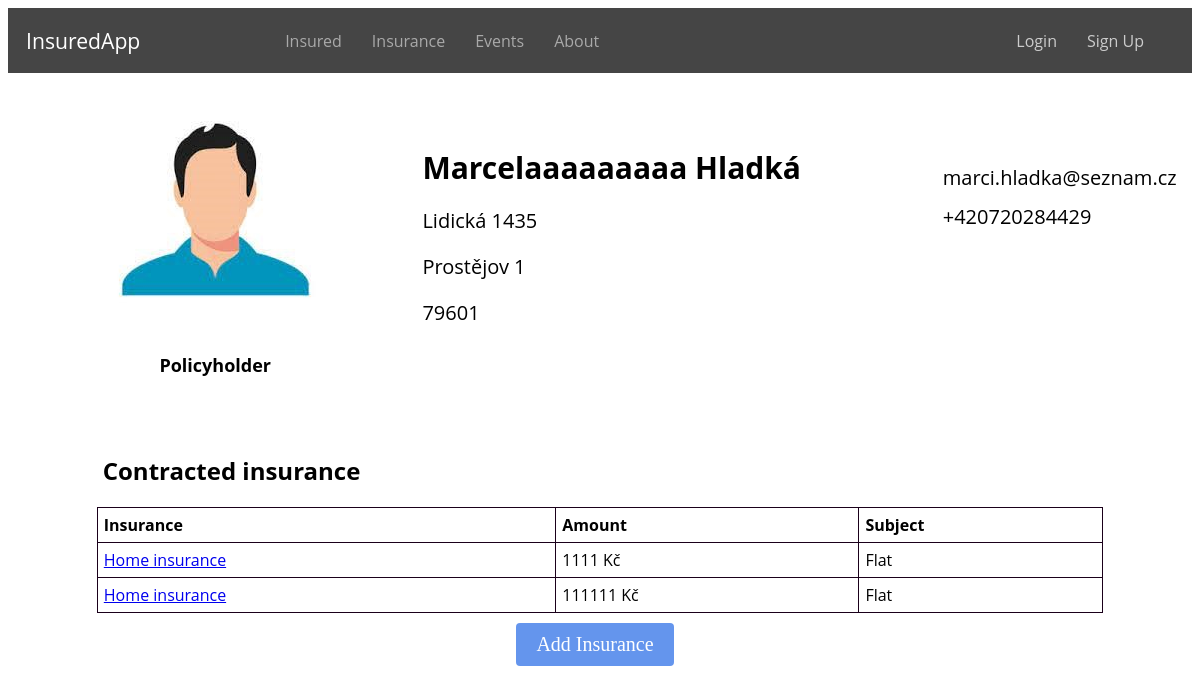
Page /insured/9/ on the committed database.
### evidence/models.py (models this page shows, shortened)
class Insured(models.Model):
    user = models.ForeignKey(User, on_delete=models.CASCADE, related_name='insured', null=True, blank=True)
    first_name = models.CharField(max_length=100)
    profile_photo = models.ImageField(upload_to='profile_photos', blank=True, null=True)
    last_name = models.CharField(max_length=100)
    email = models.EmailField()
    role = models.CharField(max_length=20, choices=RoleEnum.choices(), null=True)
    street = models.CharField(max_length=100)
    city = models.CharField(max_length=64)
    zipcode = models.CharField(max_length=16)
    phone = models.CharField(max_length=16)
    is_policyholder = models.BooleanField(default=False)
    class Meta:
        ordering = ['id']

class Insurance(models.Model):
    INSURANCE_TYPE = (
        ('home', 'Home insurance'),
        ('car', 'Car insurance'),
        ('property', 'Property insurance'),
    )
    insurance = models.ManyToManyField(Insured, related_name='insurance')
    type = models.CharField(max_length=32, choices=INSURANCE_TYPE)
    subject = models.CharField(max_length=32)
    amount = models.CharField(max_length=32)
    valid_from = models.DateField()
    valid_until = models.DateField()
    class Meta:
        ordering = ['id']

### evidence/views.py (the view)
# urls.py: path('insured/<int:insured_id>/', views.insured_detail, name='insured_detail'),
def insured_detail(request, insured_id):
    insured = get_object_or_404(Insured, pk=insured_id)
    return render(request, 'insured_detail.html', {'insured': insured, 'insured_id': insured_id})

### evidence/templates/insured_detail.html (shortened to what this page needs)
{% extends 'base.html' %}
{% load static %}
{% block content %}
    <div class="insured-info">
        <div class="thumbnail">
            {% if insured.profile_photo %}
                <img src="{{ insured.profile_photo.url }}" alt="Thumbnail">
                <p class="role">{{ insured.get_role_display }}</p>
            {% else %}
                <img src="{% static 'evidence/default_thumbnail.jpg' %}" alt="Default Thumbnail">
                <p class="role">{{ insured.get_role_display }}</p>
            {% endif %}
        </div>
        <div class="personal-info">
            <p class="name">{{ insured.first_name }} {{ insured.last_name }}</p>
            <p>{{ insured.street }}</p>
            <p>{{ insured.city }}</p>
            <p>{{ insured.zipcode }}</p>
        </div>
        <div class="contact-info">
            <p>{{ insured.email }}</p>
            <p>{{ insured.phone }}</p>
        </div>
    </div>
    <div class="insured-policies">
        <h2 class="insured-h">Contracted insurance</h2>
        <table class="policies-table">
            <thead>
                <tr>
                    <th>Insurance</th>
                    <th>Amount</th>
                    <th>Subject</th>
                </tr>
            </thead>
            <tbody>
            {% for policy in insured.insurance.all %}
                <tr>
                    <td><a href="{% url 'insurance_detail' insurance_id=policy.id %}">{{ policy.get_type_display }}</a></td>
                    <td>{{ policy.amount }} Kč</td>
                    <td>{{ policy.subject }}</td>
                </tr>
            {% endfor %}
            </tbody>
        </table>
    </div>
    <div class="main-buttons">
        <a href="{% url 'add_insurance' insured_id=insured.id %}" class="button button-add">Add Insurance</a>
    </div>
{% endblock %}

### static/css/style.css (style rules this page uses)
.role { font-family: 'Open Sans', sans-serif; font-size: 18px; display: flex; justify-content: center; font-weight: bold; }
.insured-h, .insurances-h, .insured-events-h { margin-top: 5%; margin-left: 8%; font-family: 'Open Sans', sans-serif; }
.button { display: inline-block; padding: 5px 10px; color: #fff; text-decoration: none; font-size: 14px; border-radius: 4px; }
.button-add { background-color: #6495ED; }
.main-buttons { display: flex; justify-content: center; margin-top: 10px; }
.main-buttons .button { margin-right: 10px; font-size: 20px; padding: 10px 20px; }
.insured-table, .policies-table, .insurances-table, .insured-events-table { width: 85%; margin-top: 20px; margin-left: auto; margin-right: auto; border-collapse: collapse; font-family: 'Open Sans', sans-serif; }
.insured-table th, .insured-table td, .policies-table th, .policies-table td, .insurances-table th, .insurances-table td, .insured-events-table th, .insured-events-table td { padding: 6px; border: 1px solid #1a001a; }
.insured-table th, .policies-table th { text-align: left; }
.insured-info { display: flex; align-items: flex-start; margin-top: 20px; font-family: 'Open Sans', sans-serif; }
.thumbnail { margin: 1% 0 0 8%; }
.personal-info { margin: 3% 0 0 8%; font-size: 20px; }
.personal-info p { margin: 5% 0; }
.contact-info { margin: 5% 0 0 10%; font-size: 20px; }
.contact-info p { margin: 5% 0 0 10%; }
.name { font-size: 1.5em; font-weight: bold; margin-bottom: 10px; }

### rows in the picture
Insured: role "Policyholder", first_name "Marcelaaaaaaaaa", last_name "Hladká", street "Lidická 1435", city "Prostějov 1", zipcode "79601", email "marci.hladka@seznam.cz", phone "+420720284429"
Insurance: type "Home insurance", amount "1111", subject "Flat"
Insurance: type "Home insurance", amount "111111", subject "Flat"
